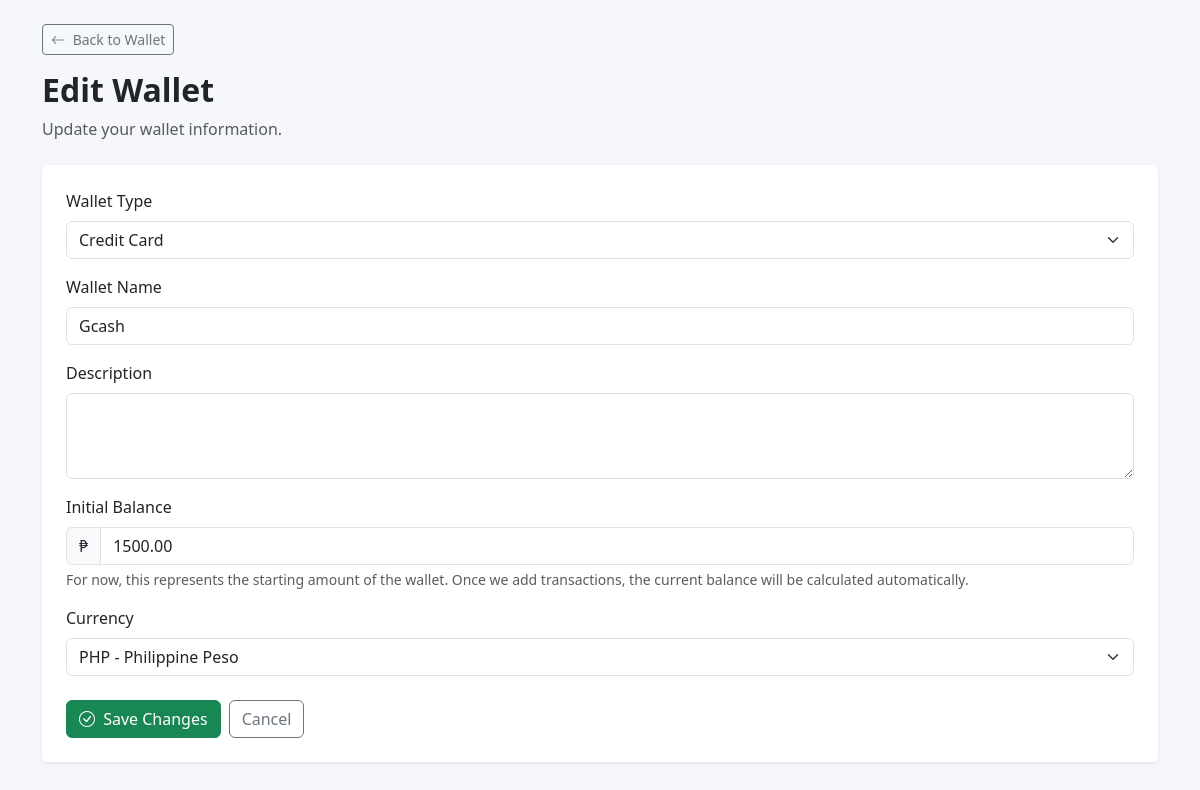
Page /wallets/edit.php?id=3 (signed in) on the committed database.
### tables this page shows
CREATE TABLE `wallets` (
  `id` int(10) unsigned NOT NULL AUTO_INCREMENT,
  `user_id` int(10) unsigned NOT NULL,
  `wallet_type_id` int(10) unsigned NOT NULL,
  `name` varchar(100) NOT NULL,
  `description` varchar(255) DEFAULT NULL,
  `initial_balance` decimal(15,2) NOT NULL DEFAULT 0.00,
  `currency` varchar(10) NOT NULL DEFAULT 'PHP',
  `status` enum('Active','Archived') NOT NULL DEFAULT 'Active',
  `created_at` timestamp NOT NULL DEFAULT current_timestamp(),
  `updated_at` timestamp NOT NULL DEFAULT current_timestamp() ON UPDATE current_timestamp(),
  PRIMARY KEY (`id`),
  KEY `idx_wallet_user` (`user_id`),
  KEY `idx_wallet_type` (`wallet_type_id`),
  CONSTRAINT `fk_wallet_type` FOREIGN KEY (`wallet_type_id`) REFERENCES `wallet_types` (`id`) ON UPDATE CASCADE,
  CONSTRAINT `fk_wallet_user` FOREIGN KEY (`user_id`) REFERENCES `users` (`id`) ON DELETE CASCADE ON UPDATE CASCADE
);

CREATE TABLE `wallet_types` (
  `id` int(10) unsigned NOT NULL AUTO_INCREMENT,
  `name` varchar(100) NOT NULL,
  `description` varchar(255) DEFAULT NULL,
  `status` enum('Active','Inactive') NOT NULL DEFAULT 'Active',
  `created_at` timestamp NOT NULL DEFAULT current_timestamp(),
  `updated_at` timestamp NOT NULL DEFAULT current_timestamp() ON UPDATE current_timestamp(),
  PRIMARY KEY (`id`),
  UNIQUE KEY `name` (`name`)
);

### app/helpers/functions.php (called while the page is built, shortened)
<?php
function e($value)
{
    return htmlspecialchars(
        $value ?? '',
        ENT_QUOTES,
        'UTF-8'
    );
}

### wallets/edit.php (the view, shortened to what this page needs)
<?php
require_once __DIR__ .
    '/../app/config/database.php';
require_once __DIR__ .
    '/../app/helpers/functions.php';
$walletId =
    filter_input(
        INPUT_GET,
        'id',
        FILTER_VALIDATE_INT
    );
$sql = "
    SELECT
        id,
        wallet_type_id,
        name,
        description,
        initial_balance,
        currency,
        status
    FROM wallets
    WHERE id = :id
    AND user_id = :user_id
    LIMIT 1
";
$stmt = $pdo->prepare($sql);
$stmt->execute([
    ':id' =>
        $walletId,
    ':user_id' =>
        currentUserId()
]);
$wallet = $stmt->fetch();
$stmt = $pdo->query("
    SELECT
        id,
        name,
        description
    FROM wallet_types
    WHERE status = 'Active'
    ORDER BY name ASC
");
$walletTypes =
    $stmt->fetchAll();
?>
<!DOCTYPE html>
<html lang="en">
<head>
    <link
        href="https://cdn.jsdelivr.net/npm/bootstrap@5.3.7/dist/css/bootstrap.min.css"
        rel="stylesheet"
    >
    <link
        rel="stylesheet"
        href="https://cdn.jsdelivr.net/npm/bootstrap-icons@1.13.1/font/bootstrap-icons.min.css"
    >
    <link
        rel="stylesheet"
        href="<?= BASE_URL ?>assets/css/style.css"
    >
</head>
<body>
<div
    class="container
    py-4"
>
    <div class="mb-4">
        <a
            href="<?= BASE_URL ?>wallets/view.php?id=<?= (int) $wallet['id'] ?>"
            class="btn
            btn-outline-secondary
            btn-sm
            mb-3"
        >
            <i
                class="bi
                bi-arrow-left
                me-1"
            ></i>
            Back to Wallet
        </a>
        <h2 class="fw-bold">
            Edit Wallet
        </h2>
        <p class="text-muted">
            Update your wallet information.
        </p>
    </div>
    <div
        class="card
        border-0
        shadow-sm"
    >
        <div
            class="card-body
            p-4"
        >
            <form
                action="edit_process.php"
                method="POST"
            >
                <div class="mb-3">
                    <label
                        for="wallet_type_id"
                        class="form-label"
                    >
                        Wallet Type
                    </label>
                    <select
                        name="wallet_type_id"
                        id="wallet_type_id"
                        class="form-select"
                        required
                    >
                        <?php foreach (
                            $walletTypes
                            as $type
                        ): ?>
                            <option
                                value="<?= (int) $type['id'] ?>"
                                <?= (
                                    (int)
                                    $wallet[
                                        'wallet_type_id'
                                    ]
                                    ===
                                    (int)
                                    $type['id']
                                )
                                ? 'selected'
                                : ''
                                ?>
                            >
                                <?= e(
                                    $type['name']
                                ) ?>
                            </option>
                        <?php endforeach; ?>
                    </select>
                </div>
                <div class="mb-3">
                    <label
                        for="name"
                        class="form-label"
                    >
                        Wallet Name
                    </label>
                    <input
                        type="text"
                        name="name"
                        id="name"
                        class="form-control"
                        maxlength="100"
                        value="<?= e(
                            $wallet['name']
                        ) ?>"
                        required
                    >
                </div>
                <div class="mb-3">
                    <label
                        for="description"
                        class="form-label"
                    >
                        Description
                    </label>
                    <textarea
                        name="description"
                        id="description"
                        class="form-control"
                        rows="3"
                        maxlength="255"
                    ><?= e(
                    ) ?></textarea>
                </div>
                <div class="mb-3">
                    <label
                        for="initial_balance"
                        class="form-label"
                    >
                        Initial Balance
                    </label>
                    <div
                        class="input-group"
                    >
                        <span
                            class="input-group-text"
                        >
                            ₱
                        </span>
                        <input
                            type="number"
                            name="initial_balance"
                            id="initial_balance"
                            class="form-control"
                            min="0"
                            step="0.01"
                            value="<?= e(
                                $wallet[
                                    'initial_balance'
                                ]
                            ) ?>"
                            required
                        >
                    </div>
                    <div
                        class="form-text"
                    >
                        For now, this represents
                        the starting amount of
                        the wallet. Once we add
                        transactions, the current
                        balance will be calculated
                        automatically.
                    </div>
                </div>
                <div class="mb-4">
                    <label
                        for="currency"
                        class="form-label"
                    >
                        Currency
                    </label>
                    <select
                        name="currency"
                        id="currency"
                        class="form-select"
                    >
                        <option
                            value="PHP"
                            <?= $wallet[
                                'currency'
                            ] === 'PHP'
                                ? 'selected'
                                : ''
                            ?>
                        >
                            PHP - Philippine Peso
                        </option>
                    </select>
                </div>
                <div
                    class="d-flex
                    flex-column
                    flex-sm-row
                    gap-2"
                >
                    <button
                        type="submit"
                        class="btn btn-success"
                    >
                        <i
                            class="bi
                            bi-check-circle
                            me-1"
                        ></i>
                        Save Changes
                    </button>
                    <a
                        href="<?= BASE_URL ?>wallets/view.php?id=<?= (int) $wallet['id'] ?>"
                        class="btn
                        btn-outline-secondary"
                    >
                        Cancel
                    </a>
                </div>
            </form>
        </div>
    </div>
</div>
</body>
</html>

### assets/css/style.css (style rules this page uses)
:root { --primary: #198754; --primary-dark: #146c43; --background: #f5f7fa; --text: #212529; --muted: #6c757d; --border: #dee2e6; }
* { box-sizing: border-box; }
html { font-size: 16px; }
body { margin: 0; background: var(--background); color: var(--text); font-family: "Segoe UI", system-ui, -apple-system, BlinkMacSystemFont, sans-serif; }
a { text-decoration: none; }
button, input, select, textarea { font-size: 16px; }

### rows in the picture
wallets: wallet_type_id "Credit Card", name "Gcash", initial_balance "1500.00", currency "PHP - Philippine Peso"
